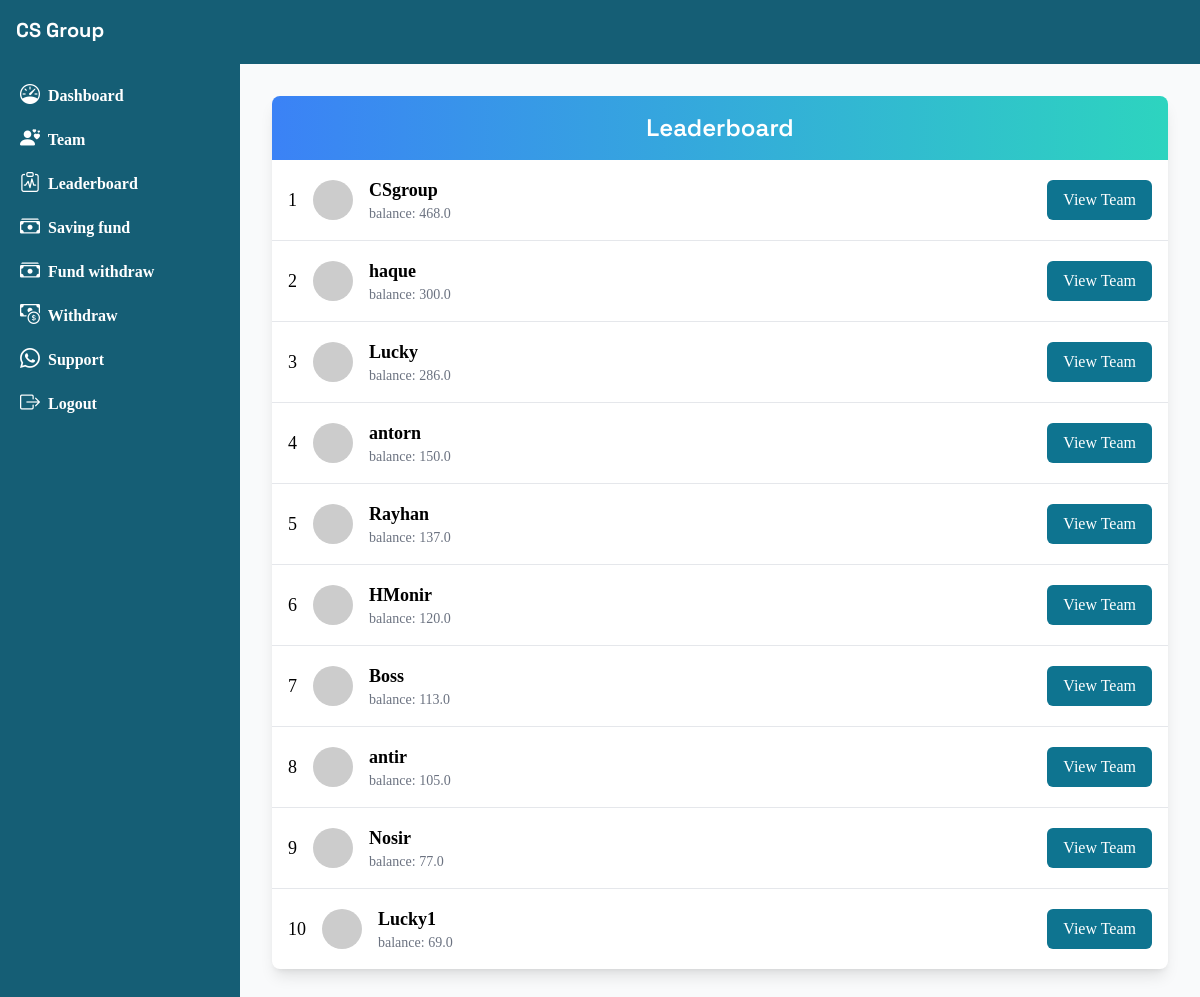
The page /leaderboard (signed in) on the database as committed earlier.
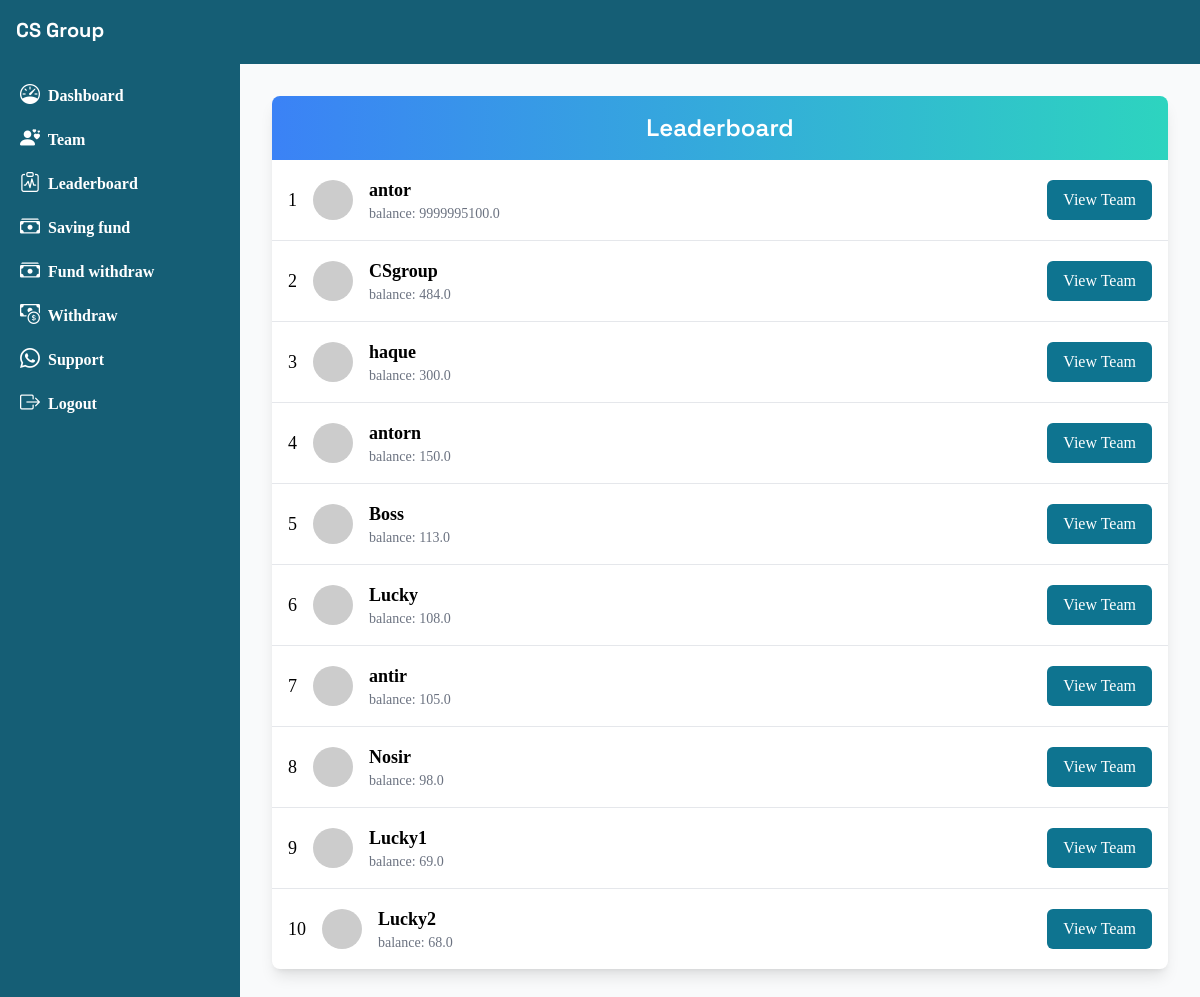
The same page on the database as committed later.
### base/models.py (models this page shows, shortened)
class Profile(models.Model):
    user = models.ForeignKey(User, on_delete=models.CASCADE)
    name = models.CharField(max_length=200)
    title = models.CharField(max_length=200, null=True, blank=True)
    number = models.CharField(max_length=50)
    balance = models.FloatField(default=00)
    shopping_balance = models.IntegerField(default=0)
    refer_link = models.CharField(max_length=100)
    is_verified = models.BooleanField(default=False)
    reset_code = models.CharField(max_length=100, null=True, blank=True)
    referred_by = models.ForeignKey(User, related_name='teams', null=True, blank=True, on_delete=models.CASCADE)

### base/views.py (the view)
# urls.py: path('leaderboard', leaderboard),
@onlyuser
def leaderboard(request):
    p = Profile.objects.all().order_by('-balance')[0:10]
    return render(request, 'lead.html', context={'p':p})

### templates/lead.html
{% extends 'dash.html' %}
{% block body %}
  <div class="container mx-auto p-6">
        <div class="bg-white shadow-lg rounded-lg overflow-hidden">
            <div class="bg-gradient-to-r from-blue-500 to-teal-400 text-white text-center py-4 text-2xl font-semibold">
                Leaderboard
            </div>
            <ul class="divide-y divide-gray-200">
                {% for i in p %}
                <li class="flex items-center justify-between p-4">
                    <div class="flex items-center space-x-4">
                        <span class="text-lg font-medium">{{ forloop.counter }}</span>
                        <img class="w-10 h-10 rounded-full" src="https://api.dicebear.com/8.x/big-smile/svg?seed={{i.user.username}}" alt="User Avatar">
                        <div>
                            <p class="text-lg font-semibold">{{i.user.username}}</p>
                            <p class="text-sm text-gray-500">balance: {{i.balance}}</p>
                        </div>
                    </div>
                    <div>
                        <a href="/teams/{{i.user.username}}">
                        <button class="bg-cyan-700 text-white px-4 py-2 rounded-md hover:bg-blue-600">View Team</button>
                        </a>
                    </div>
                </li>
                {% endfor %}
            </ul>
        </div>
    </div>
    {% endblock %}

Rows that differ between the two databases and show on the page:
no longer on this page (row edited): Profile: user.username "Rayhan", balance "137.0"
no longer on this page (row edited): Profile: user.username "HMonir", balance "120.0"
added Profile: user.username "antor", balance "9999995100.0"
changed Profile "CSgroup": balance "468.0" → "484.0"
changed Profile "Lucky": balance "286.0" → "108.0"; moves down the list
changed Profile "Nosir": balance "77.0" → "98.0"
now on this page (row unchanged): Profile: user.username "Lucky2", balance "68.0"
